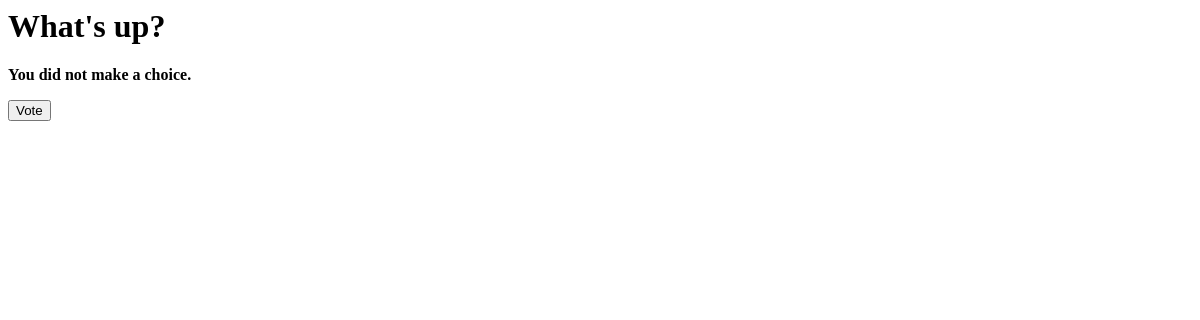
The page /polls/1/vote/ on the database as committed earlier.
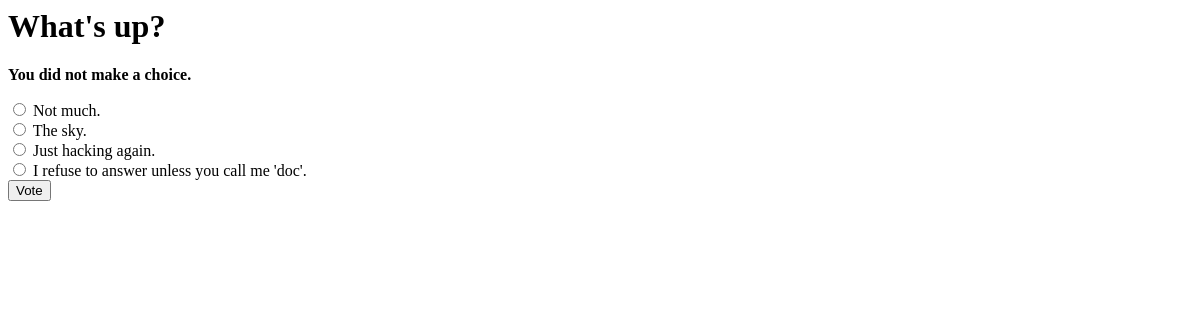
The same page on the database as committed later.
### polls/models.py (models this page shows, shortened)
class Choice(models.Model):
    question = models.ForeignKey(Question, on_delete=models.CASCADE)
    choice_text = models.CharField(max_length=200)
    votes = models.IntegerField(default=0)

### polls/views.py (the view)
# urls.py: url(r'^(?P<question_id>[0-9]+)/vote/$', views.vote, name='vote'),
def vote(request, question_id):
    question = get_object_or_404(Question, pk=question_id)
    try:
        selected_choice = question.choice_set.get(pk=request.POST['choice'])
    except (KeyError, Choice.DoesNotExist):
        return render(request, 'polls/detail.html', {
            'question': question,
            'error_message': "You did not make a choice.",
        })
    else:
        selected_choice.votes +=1
        selected_choice.save()
    return HttpResponseRedirect(reverse('polls:results', args=(question_id)))

### polls/templates/polls/detail.html (shortened to what this page needs)
<h1>{{ question.question_text }}</h1>
{% if error_message %}<p><strong>{{ error_message }}</strong></p>{% endif %}
<form action="{% url 'polls:vote' question.id %}" method="post">
{% for choice in question.choice_set.all %}
  <input type="radio" name="choice" id="choice {{ forloop.counter }}" value="{{ choice.id }}" />
  <label for="choice{{ forloop.counter }}">{{ choice.choice_text }}</label><br/>
{% endfor %}
<input type="submit" value="Vote" />
</form>

Rows that differ between the two databases and show on the page:
added Choice: choice_text "Not much."
added Choice: choice_text "The sky."
added Choice: choice_text "Just hacking again."
added Choice: choice_text "I refuse to answer unless you call me 'doc'."
